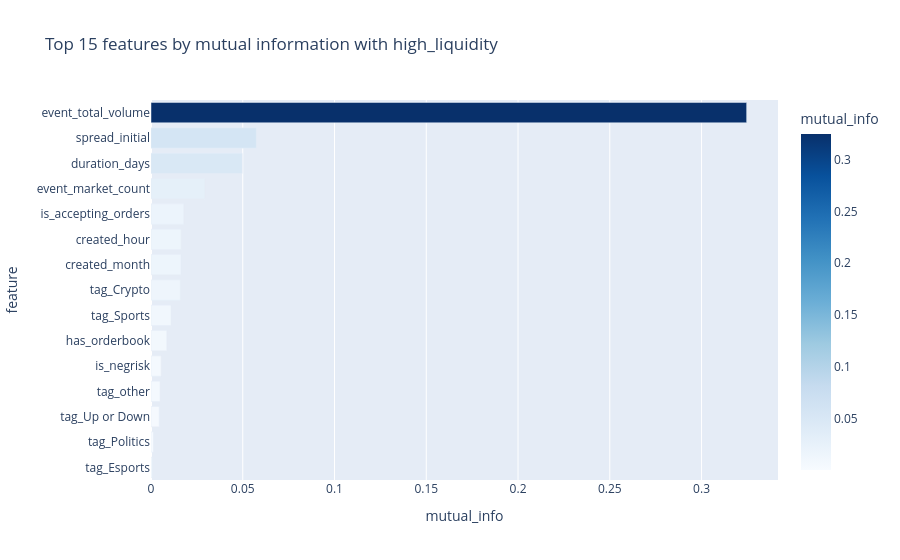

Notebook code cell kept with this figure:
### Markdown cell above
## 8. Feature-target associations

Mutual information estimates how much each feature reduces uncertainty about the target. Point-biserial correlation is reported for numeric features.

### Code cell
# Mutual information between features and target
feature_cols = numeric_features + binary_features + tag_features
X = df[feature_cols]
y = df[target]

mi_scores = mutual_info_classif(X, y, random_state=42, discrete_features='auto')
mi_df = pd.DataFrame({'feature': feature_cols, 'mutual_info': mi_scores})
mi_df = mi_df.sort_values('mutual_info', ascending=False)
logger.info('Top features by mutual information:\n%s', mi_df.head(15).to_string(index=False))

fig = px.bar(
    mi_df.head(15),
    x='mutual_info',
    y='feature',
    orientation='h',
    title='Top 15 features by mutual information with high_liquidity',
    color='mutual_info',
    color_continuous_scale='Blues'
)
fig.update_layout(yaxis={'categoryorder': 'total ascending'})
fig.show()

### Figure 1 — Plotly figure (JSON) as saved in the notebook; plotly's stock layout.template omitted (floating-point values rounded to 4 significant figures)
{"data": [{"hovertemplate": "mutual_info=%{marker.color}<br>feature=%{y}<extra></extra>", "legendgroup": "", "marker": {"color": [0.3246, 0.05736, 0.04974, 0.02925, 0.01788, 0.01639, 0.01632, 0.01594, 0.0109, 0.008613, 0.005494, 0.00493, 0.004466, 0.00129, 0.000607], "coloraxis": "coloraxis", "pattern": {"shape": ""}}, "name": "", "orientation": "h", "showlegend": false, "textposition": "auto", "type": "bar", "x": [0.3246, 0.05736, 0.04974, 0.02925, 0.01788, 0.01639, 0.01632, 0.01594, 0.0109, 0.008613, 0.005494, 0.00493, 0.004466, 0.00129, 0.000607], "xaxis": "x", "y": ["event_total_volume", "spread_initial", "duration_days", "event_market_count", "is_accepting_orders", "created_hour", "created_month", "tag_Crypto", "tag_Sports", "has_orderbook", "is_negrisk", "tag_other", "tag_Up or Down", "tag_Politics", "tag_Esports"], "yaxis": "y"}], "layout": {"barmode": "relative", "coloraxis": {"autocolorscale": false, "colorbar": {"title": {"text": "mutual_info"}}, "colorscale": [[0.0, "rgb(247,251,255)"], [0.125, "rgb(222,235,247)"], [0.25, "rgb(198,219,239)"], [0.375, "rgb(158,202,225)"], [0.5, "rgb(107,174,214)"], [0.625, "rgb(66,146,198)"], [0.75, "rgb(33,113,181)"], [0.875, "rgb(8,81,156)"], [1.0, "rgb(8,48,107)"]]}, "legend": {"tracegroupgap": 0}, "title": {"text": "Top 15 features by mutual information with high_liquidity"}, "xaxis": {"anchor": "y", "domain": [0.0, 1.0], "title": {"text": "mutual_info"}}, "yaxis": {"anchor": "x", "categoryorder": "total ascending", "domain": [0.0, 1.0], "title": {"text": "feature"}}}}
